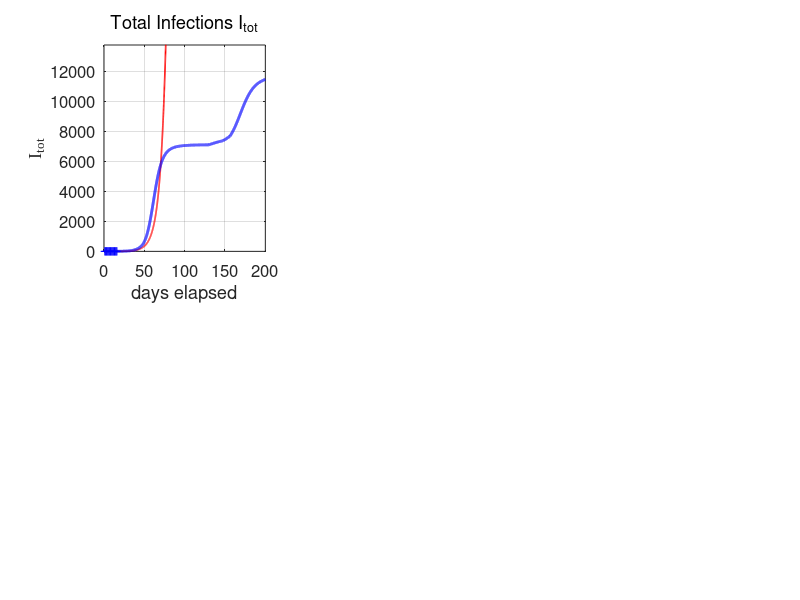

Source code (MATLAB): (Note: this script raises an error after producing the figure.)
% covid19AUS.m

% Revised:  2020 05 16

% Mathemtatical model for the spread of the covid19 virus
% Model for AUSTRALIAL spread of virus
% Data from https://www.worldometers.info/coronavirus/
% Date file:  covid19.mat  variable covid19
% Model specified by the variables in the INPUT SECTION of the Script

% DOING PHYSICS WITH MATLAB: 
%   http://www.physics.usyd.edu.au/teach_res/mp/mphome.htm
% Documentation
%   http://www.physics.usyd.edu.au/teach_res/mp/doc/sird19EA.htm
% Download Scripts
%   http://www.physics.usyd.edu.au/teach_res/mp/mscripts/

% Ian Cooper
% email: matlabvisualphysics@gmail.com
% Matlab 2019b

% Populations: Data d / Model
% Susceptible individuals:  Sd  S
% Active infections (currently infected);  Id  I
% Removed Rm
% Recovered:  Rd  R
% Dead:  Dd  D


close all
clear
clc

global Imax Rmax Dmax ITmax Smax

% DATA  ===============================================================
load('covid19.mat')
Ndays  = length(covid19(1,:));%find(covid19 == 0,1) - 1;  

% save covid19.mat covid19

% DATA: variable covid19
% Col 1: World   Id   Currently Infected Cases
% Col 2: World   Rd   Recovered
% Col 3: World   Dd   Deaths

% Data for China with Script svr19CHINA.m
% Col 4: China   Total infected cases
% Col 5: China   Currently Infected Cases
% Col 6: China   Deaths
% Col 7: USA     Total infected cases
% Col 8: USA     Currently infected cases
% Col 9: USA     Deaths
% Col 10: AUST     Total infected cases
% Col 11: AUST     Currently infected cases
% Col 12: AUST     Deaths
% Col 13: IND     Total infected cases
% Col 14: IND     Currently infected cases
% Col 15: IND     Deaths

% DATA: Id Rd Dd / Number of data days for COVID19  
  Idtot  = covid19(1:Ndays,10);
  Id     = covid19(1:Ndays,11);
  Dd     = covid19(1:Ndays,12);  
     
  Rd = Idtot - Id - Dd;
  Idmax = max(Id);
  Rdmax = max(Rd);
  Ddmax = max(Dd);
  ITdmax = max(Idtot);

% MODEL INPUT PARAMETERS  ============================================
% Model: number of time steps 
  num = 5000;
% Maximum number of days for model   [200]
  tMax = 200;

% Initial number of infections   [0.004] 
  I = zeros(num,1);
  I(1) = 3.5e-5;
% Adjustable model parameters  
% S --> I  [0.38] 
  a = 0.20;
% I --> Rm  [0.036]
  b = 0.0420;
% Population scaling factor
  f = 5.8e3;
% Time index
  t_index = 77; 
% Exponential growth
     th = 5; t0 = 35; 
% Starting Date
  zSTART = datenum([2020 1 22]);

% SETUP  ==============================================================
% Time [days]
  t = linspace(0,tMax,num)';
  dt = t(2) - t(1);
% Exponential growth
  k = log(2)/th;
  v0 = 177400/exp(k*60);
  v = v0.*exp(k*(t - t0));

% Model: S  D  R  
  S  = zeros(num,1);
  Rm = zeros(num,1);
    
% Model: Initial values for populations
  S(1) = 1;
  
% MODEL: Time Evolution  ==============================================
for n = 1:num-1
  dS = -a*S(n)*I(n)*dt;
  dI = -dS;
  dRm = b*I(n)*dt;
  S(n+1) =  S(n) + dS;
   
  if n == 1200; S(n+1) = 1.15; end
  if n == 3250; S(n+1) = 0.2; end
  if n == 3700; S(n+1) = 0.4; end
  if n == 3900; S(n+1) = 0.72; end
  
  
  I(n+1) =  I(n) + dI - dRm;
  Rm(n+1) = Rm(n)+ dRm;
end
  
 I = f.*I;
  Rm = f.*Rm;
  D0 = 120;
  k0 = 2.8e-4;
  D = D0.*(1 - exp(-k0.*Rm));
  R = Rm - D;
  Itot = I + Rm;


  Imax = max(I);
  Rmax = max(R);
  Dmax = max(D);
  Smax = max(S);
  ITmax = max(Itot);
    
% Percentages: model
  pI = 100*I(end) / Itot(end);
  pR = 100*R(end) / Itot(end);
  pD = 100*D(end) / Itot(end);
  
% Percentages: Data
  pId = 100*Id(end) / Idtot(end);
  pRd = 100*Rd(end) / Idtot(end);
  pDd = 100*Dd(end) / Idtot(end);
  

% *********************************************************************  
% GRAPHICS
% ********************************************************************* 

figure(1)
  set(gcf,'units','normalized');
  set(gcf,'position',[0.1 0.1 0.71 0.6])
  set(gcf,'color','w');

subplot(2,3,1)   % Total infections
    xP = t(1:2500);
    yP = v(1:2500);
    plot(xP,yP,'r','linewidth',1.2)
   
    hold on
    xP = 1: Ndays;
    yP = Idtot; 
    plot(xP,yP,'b+')
    hold on
    xP = t; yP = Itot;
    plot(xP,yP,'b','linewidth',2)
    
    ylim([0 1.2*ITmax])
    grid on
    xlabel('days elapsed')
    ylabel('I_{tot}','FontName','Times New Roman')
    title('Total Infections I_{tot}','fontweight','normal');
    set(gca,'fontsize',12)  
  %  set(gca,'Position', [0.0850 0.7093+0.04 0.3347 0.2157]);
    yMax = ylim;
    z = yMax(2);
    plotMonths(z)
  
subplot(2,3,2)  % INFECTIONS
    xP = 1: Ndays;
    yP = Id;
    plot(xP,yP,'b+')   
    hold on
    
%     xP = t_index; yP = Id(t_index);
%     plot(xP,yP,'bo','markerfacecolor','b','markersize',8)
    
    xP = t; yP = I;
    plot(xP,yP,'b','linewidth',2)
   
    grid on
    title('Active Infections  I','fontweight','normal')
    ylabel('I','FontName','Times New Roman') 
    xlabel('days elapsed')
    set(gca,'fontsize',12)
  %  set(gca,'Position', [0.5703-0.04 0.7093+0.04 0.3347 0.2157]);
    yMax = ylim;
    z = yMax(2);
    plotMonths(z)
    
    
subplot(2,3,3)   % RECOVERIES
    xP = 1: Ndays;
    yP = Rd; 
    plot(xP,yP,'k+')
    hold on
 
%     xP = t_index; yP = Rd(t_index);
%     plot(xP,yP,'ko','markerfacecolor','k','markersize',8)
%     
    xP = t; yP = R;
    plot(xP,yP,'k','linewidth',2)
    
    grid on
    ylabel('R')
    xlabel('days elapsed')
    title('Recoveries  R','fontweight','normal')
    set(gca,'fontsize',12)
  %  set(gca,'Position', [0.0800 0.4096+0.04 0.3347 0.2157]);
    yMax = ylim;
    z = yMax(2);
    plotMonths(z)
    
 
 subplot(2,3,4)    % DEATHS
    xP = 1: Ndays;
    yP = Dd; 
    plot(xP,yP,'r+')
    hold on
 
%     xP = t_index; yP = Dd(t_index);
%     plot(xP,yP,'ro','markerfacecolor','r','markersize',8)
    
    xP = t; yP = D;
    plot(xP,yP,'r','linewidth',2)
    
    grid on
    ylabel('D')
    xlabel('days elapsed')
    title('Deaths  D','fontweight','normal')
    set(gca,'fontsize',12) 
 %   set(gca,'Position', [0.5703-0.04 0.4096+0.04 0.3347 0.2157]);
    yMax = ylim;
    z = yMax(2);
    plotMonths(z)
 

 subplot(2,3,5)
    xP = t; yP = S;
    plot(xP,yP,'b','linewidth',2)
    hold on
    
    xlim([0 tMax])
    ylim([0 1.1*Smax])
    grid on
    xlabel('days elapsed')
    ylabel('S') 
    title('Susceptible Population S','fontweight','normal')
    set(gca,'fontsize',12)    
 %   set(gca,'Position', [0.0800 0.1100+0.04 0.3347 0.2157]);   
    yMax = ylim;
    z = yMax(2);
    plotMonths(z)
    
    
subplot(2,3,6)  
   xlim([0 120])
   ylim([0 250])
   hh = 250; dh = -28;
   
   
   txt = 'Start date'; 
   Htext = text(0,hh,txt,'fontsize',12);
   set(Htext,'color','k')
   z = zSTART;
   z = datetime(z,'ConvertFrom','datenum');
   z.Format = 'dd-MMM-yyyy';
   txt = cellstr(z) ; 
   Htext = text(36,hh,txt,'fontsize',12);
   set(Htext,'color','k')
   
   hh = hh+dh;
   txt = 'MODEL PARAMETERS';
   text(0,hh,txt,'fontsize',12)
   
    hh = hh+dh;
   txt = sprintf('I(1) = %3.0e   f = %2.2e   a = %2.3f   b = %2.3f', I(1)/f, f,a ,b);
   text(0,hh,txt,'fontsize',12)
   
   
   hh = hh+dh; 
   txt = 'DATA';
   text(0,hh,txt,'fontsize',12)
   
   z = zSTART;
   z = z + Ndays;
   z = datetime(z,'ConvertFrom','datenum');
   z.Format = 'dd-MMM-yyyy';
   txt = cellstr(z) ; 
   text(20,hh,txt,'fontsize',12)
    
   hh = hh+dh;
   z1 = Id(end); z2 = Rd(end); z3 = Dd(end); z4 = z1+z2+z3;  
   txt = sprintf('I = %5.0f    R = %5.0f    D = %5.0f    I_{tot} = %5.0f', z1,z2,z3,z4);
   text(6,hh,txt,'fontsize',12)
   
   % Recoveries and Deaths
     hh = hh+dh;
     txt = sprintf('percent: Active = %2.1f  Recoveries = %2.1f    Deaths = %2.1f   ',pId,pRd,pDd);
     text(2,hh,txt,'fontsize',12)  
   
     hh = hh+2*dh; 
     txt = 'MODEL PREDICTIONS';
     text(0,hh,txt,'fontsize',12)
   
     z = zSTART;
     z = z + tMax;
     z = datetime(z,'ConvertFrom','datenum');
     z.Format = 'dd-MMM-yyyy';
     txt = cellstr(z) ; 
     text(78,hh,txt,'fontsize',12)
   
     hh = hh+dh;
     z1 = I(end); z2 = R(end); z3 = D(end); z4 = z1+z2+z3;  
     txt = sprintf('I = %5.0f    R = %5.0f    D = %5.0f    I_{tot} = %5.0f', z1,z2,z3,z4);
     text(6,hh,txt,'fontsize',12)

     hh = hh+dh;
     txt = 'Peak';
     text(10,hh,txt,'fontsize',12)
     z = find(I == Imax,1);
     z = t(z) + zSTART;
     z = datetime(z,'ConvertFrom','datenum');
     z.Format = 'dd-MMM-yyyy';
     txt = cellstr(z) ; 
     text(30,hh,txt,'fontsize',12)
   
     txt = sprintf('I_{peak} = %5.0f',Imax);
     text(80,hh,txt,'fontsize',12)
   
     hh = hh+dh;
     txt = sprintf('percent: Active = %2.1f  Recoveries = %2.1f    Deaths = %2.1f   ',pI,pR,pD);
     text(2,hh,txt,'fontsize',12)   
        
     axis off
   %  set(gca,'Position', [0.5703-0.08 0.1100+0.04 0.3347 0.2157]);
     
     
%  figure(2)  % ----------------------------------------------------------
%    set(gcf,'units','normalized');
%    set(gcf,'position',[0.460 0.05 0.2 0.25]);
%    set(gcf,'color','w');
% 
%    xP = Rd+Dd; yP = Dd;
%    plot( xP,yP,'b+')
%    hold on
%    xP = Rm; yP = D;
%    plot( xP,yP,'r','linewidth',2)
%    grid on
%    ylabel('deaths D')
%    xlabel('removals R_m ')
%  %  title('D = D_0 [1 - exp( - k R_m)]','fontweight','normal')
%    txt = sprintf('D_0 = %2.0f', D0);
%    text(5000,33,txt,'fontsize',12)
%    txt = sprintf('k = %2.2e',k0);
%    text(5000,15,txt,'fontsize',12)
%    set(gca,'fontsize',12) 
%    
%      
% 
% figure(3)  % ----------------------------------------------------------
%    set(gcf,'units','normalized');
%    set(gcf,'position',[0.670 0.05 0.2 0.50]);
%    set(gcf,'color','w');
% 
% subplot(2,1,1)   
%    yP = Rd+Dd; xP = Idtot;
%    plot( xP,yP,'b+')
%    hold on
%    yP = Rm; xP = Itot;
%    plot( xP,yP,'r','linewidth',2)
%    grid on
%    xlabel('infections   I_{tot}')
%    ylabel('removals   R_m')
%    set(gca,'fontsize',12)   
% 
%  subplot(2,1,2)   
%    yP = Rd+Dd; xP = Id;
%    plot( xP,yP,'b+')
%    hold on
%    yP = Rm; xP = I;
%    plot( xP,yP,'r','linewidth',2)
%    grid on
%    xlabel('active infections   I')
%    ylabel('removals   R_m')
%    set(gca,'fontsize',12)   
%    
%    
   
figure(9)
  set(gcf,'units','normalized');
  set(gcf,'position',[0.4 0.1 0.40 0.40]);
  set(gcf,'color','w');

  subplot('position',[0.1 0.4 0.3 0.3])
    xP = Rd+Dd; yP = Dd;
   plot( xP,yP,'b+')
   hold on
   xP = Rm; yP = D;
   plot( xP,yP,'r','linewidth',2)
   grid on
   ylabel('deaths D')
   xlabel('removals R_m ')
 %  title('D = D_0 [1 - exp( - k R_m)]','fontweight','normal')
   txt = sprintf('D_0 = %2.0f', D0);
   text(4e3,40,txt,'fontsize',12)
   txt = sprintf('k = %2.2e',k0);
   text(4e3,20,txt,'fontsize',12)
   set(gca,'fontsize',12)
   
 subplot('position',[0.55 0.15 0.35 0.3])  
   yP = Rd+Dd; xP = Id;
   plot( xP,yP,'b+')
   hold on
   yP = Rm; xP = I;
   plot( xP,yP,'r','linewidth',2)
   grid on
   xlabel('active infections   I')
   ylabel('removals   R_m')
   set(gca,'fontsize',12)   

 subplot('position',[0.55 0.65 0.35 0.3])  
   yP = Rd+Dd; xP = Idtot;
   plot( xP,yP,'b+')
   hold on
   yP = Rm; xP = Itot;
   plot( xP,yP,'r','linewidth',2)
   grid on
   xlabel('Total infections')
   ylabel('Removals')
   set(gca,'fontsize',14)   
   set(gca,'fontname','times')
      
   
   
% =====================================================================
     
function  plotMonths(z)
    
     yMax = z;
     % Months
       m1 = [2020 01 22];    % day zero
       m2 = [2020 02  1];    % Feb
       m3 = [2020 03  1];    % Mar
       m4 = [2020 04  1];    % Apr
       m5 = [2020 05  1];    % May
       m6 = [2020 06  1];    % Jun
       m7 = [2020 07  1];    % Jul
       m8 = [2020 08  1];    % Aug
   
      tm(1) = datenum(m1);
      tm(2) = datenum(m2) - tm(1);
      tm(3) = datenum(m3) - tm(1);
      tm(4) = datenum(m4) - tm(1);
      tm(5) = datenum(m5) - tm(1);
      tm(6) = datenum(m6) - tm(1);
      tm(7) = datenum(m7) - tm(1);
      tm(8) = datenum(m8) - tm(1);
      
      for n = 2:8
        plot([tm(n), tm(n)], [0, yMax],'linewidth',1,'color', [0.5 0.5 0.5]);
        hold on
      end
      
      ys = 0.9;
      text(22, ys*yMax,'F')
      text(52, ys*yMax,'M')
      text(82, ys*yMax,'A')
      text(112,ys*yMax,'M')
      text(142,ys*yMax,'J')
      text(172,ys*yMax,'J')
      
   end
   
